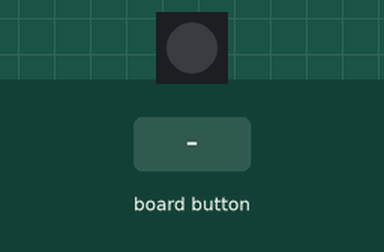
The program below on a simulated Raspberry Pi (BCM pin numbers) with a Blinkt! and a Button SHIM. On the bench: 1 RGB LEDs in strip order, left to right. The inputs (shaded band) are chosen by the test bench. Dim RGB values are drawn brighter than linear.

Above: at 1.2 s.
1.3 s: button A pressed
At 2.5 s:
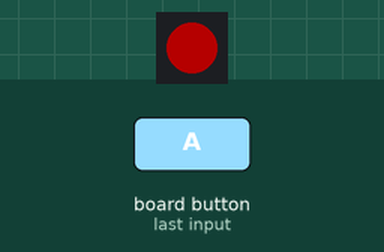
2.8 s: button B pressed
At 3.7 s:
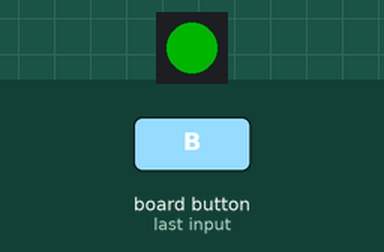
4.3 s: button C pressed
At 4.8 s:
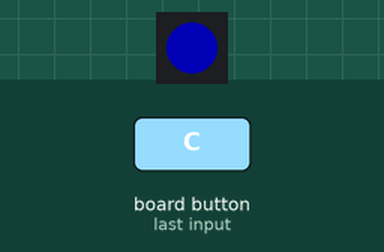
5.8 s: button D pressed
At 7.1 s:
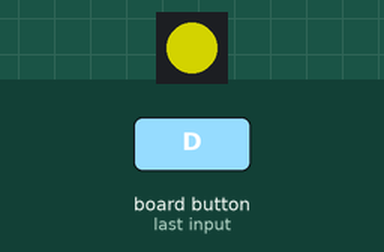
Timing chart, 0 to 8.3 s (numbered marks = the images above; inputs shaded):
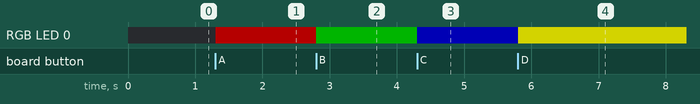

Measured:
- after the input at 1.3 s, RGB LED 0: off → RGB(64, 0, 0) at once
- after the input at 2.8 s, RGB LED 0: RGB(64, 0, 0) → RGB(0, 64, 0) at once
- after the input at 4.3 s, RGB LED 0: RGB(0, 64, 0) → RGB(0, 0, 64) at once
- after the input at 5.8 s, RGB LED 0: RGB(0, 0, 64) → RGB(127, 127, 0) at once

The program:

btnblinkt.py
```python
#!/usr/bin/env python

import signal
import buttonshim
import blinkt
import os

blinkt.set_clear_on_exit()

@buttonshim.on_press(buttonshim.BUTTON_A)
def button_a(button, pressed):
    buttonshim.set_pixel(128, 0, 0)
	blinkt.set_all(128, 0, 0)

@buttonshim.on_press(buttonshim.BUTTON_B)
def button_b(button, pressed):
    buttonshim.set_pixel(0, 128, 0)
	blinkt.set_all(0, 128, 0)

@buttonshim.on_press(buttonshim.BUTTON_C)
def button_c(button, pressed):
	buttonshim.set_pixel(0, 0, 128)
	blinkt.set_all(0, 0, 128)

@buttonshim.on_press(buttonshim.BUTTON_D)
def button_d(button, pressed):
    buttonshim.set_pixel(0xff, 0xff, 0x00)

@buttonshim.on_press(buttonshim.BUTTON_E)
def button_e(button, pressed):
    buttonshim.set_pixel(0xff, 0x00, 0x00)

@buttonshim.on_hold(buttonshim.BUTTON_E, hold_time=2)
def button_e(button, pressed):
    buttonshim.set_pixel(0xff, 0x00, 0x00)
	os.system("sudo poweroff")

signal.pause()
```
